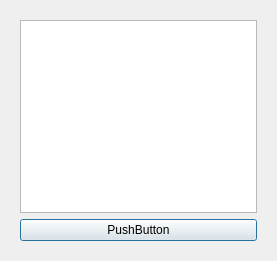
<?xml version="1.0" encoding="UTF-8"?>
<ui version="4.0">
 <class>DiamonIssueRetBroDialog</class>
 <widget class="QDialog" name="DiamonIssueRetBroDialog">
  <property name="geometry">
   <rect>
    <x>0</x>
    <y>0</y>
    <width>277</width>
    <height>261</height>
   </rect>
  </property>
  <property name="windowTitle">
   <string>Dialog</string>
  </property>
  <layout class="QGridLayout" name="gridLayout">
   <item row="0" column="0">
    <widget class="QStackedWidget" name="stackedWidget">
     <property name="currentIndex">
      <number>0</number>
     </property>
     <widget class="QWidget" name="page">
      <layout class="QGridLayout" name="gridLayout_2">
       <item row="0" column="0">
        <widget class="QTableWidget" name="historyTableWidget"/>
       </item>
       <item row="1" column="0">
        <widget class="QPushButton" name="pushButton">
         <property name="text">
          <string>PushButton</string>
         </property>
        </widget>
       </item>
      </layout>
     </widget>
     <widget class="QWidget" name="page_2">
      <layout class="QGridLayout" name="gridLayout_3">
       <item row="7" column="0" colspan="3">
        <widget class="QPushButton" name="addPushButton">
         <property name="text">
          <string>PushButton</string>
         </property>
        </widget>
       </item>
       <item row="4" column="0">
        <widget class="QLabel" name="jobNoLabel_3">
         <property name="text">
          <string>Quntity</string>
         </property>
        </widget>
       </item>
       <item row="3" column="1" colspan="2">
        <widget class="QComboBox" name="sizeComboBox"/>
       </item>
       <item row="8" column="1">
        <spacer name="verticalSpacer_2">
         <property name="orientation">
          <enum>Qt::Orientation::Vertical</enum>
         </property>
         <property name="sizeHint" stdset="0">
          <size>
           <width>20</width>
           <height>40</height>
          </size>
         </property>
        </spacer>
       </item>
       <item row="1" column="1">
        <widget class="QRadioButton" name="stoneRadioButton">
         <property name="text">
          <string>Stone</string>
         </property>
        </widget>
       </item>
       <item row="1" column="0">
        <widget class="QRadioButton" name="diamondRadioButton">
         <property name="text">
          <string>Diamond</string>
         </property>
        </widget>
       </item>
       <item row="0" column="1">
        <spacer name="verticalSpacer">
         <property name="orientation">
          <enum>Qt::Orientation::Vertical</enum>
         </property>
         <property name="sizeHint" stdset="0">
          <size>
           <width>20</width>
           <height>40</height>
          </size>
         </property>
        </spacer>
       </item>
       <item row="3" column="0">
        <widget class="QLabel" name="jobNoLabel_2">
         <property name="text">
          <string>Size</string>
         </property>
        </widget>
       </item>
       <item row="4" column="1" colspan="2">
        <widget class="QLineEdit" name="quantityLineEdit"/>
       </item>
       <item row="1" column="2">
        <widget class="QRadioButton" name="otherRadioButton">
         <property name="text">
          <string>Other</string>
         </property>
        </widget>
       </item>
       <item row="2" column="1" colspan="2">
        <widget class="QComboBox" name="typeComboBox"/>
       </item>
       <item row="2" column="0">
        <widget class="QLabel" name="jobNoLabel">
         <property name="text">
          <string>Type</string>
         </property>
        </widget>
       </item>
       <item row="5" column="1" colspan="2">
        <widget class="QLineEdit" name="weightLineEdit"/>
       </item>
       <item row="5" column="0">
        <widget class="QLabel" name="label">
         <property name="text">
          <string>Weight</string>
         </property>
        </widget>
       </item>
      </layout>
     </widget>
    </widget>
   </item>
  </layout>
 </widget>
 <resources/>
 <connections/>
</ui>
